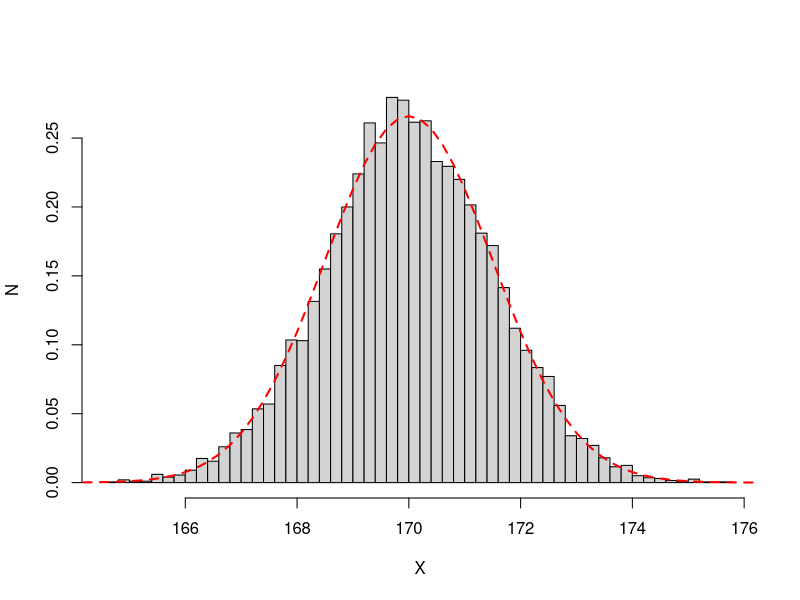

Source code (R):
### 통계적 추정
# 통계학을 배우는 이유?
# 실제 전체 집단에 대한 특성을 할고 싶을 때, 그게 현실적으로 가능할까?
# 어렵다. 실제로 전체 집단에 대한 자료를 구한다는 것은 쉽지 않은 일이다.
# 집단 전체가 아닌 일부 표본집을 집단을 통해서 전체에 대해서 추론을 하는 것이다.
## 예시) 선거철 여론조사
## 이런 이유로 우리는 올바른 통계적 추론 방법을 사용한느 것이 매우 중요합니다.

## 통계적 추정의 종류
# 통계학에서 모집단(population)과 표본(sample)을 구분한다.

# - 모집단은 우리가 여러번 언급한 관심을 가진 전체 집단
# - 표본은 모집단의 일부를 의미합니다. 여기서 표본이란 임의표본 (randome sample)을 말함
#   임의표본은 모집단의 모든 구성원에게 표본에 포함될 기회를 똑같이 주고 추출한 표본
#   그리고, 특정 단위가 선택될 확률은 다른 단위가 선택될 확률과 독립적이다.
#   "독립적이면서도 동일하게 분포된(independet and identically distributed - iid)"로 표현

# 모집단에서 표본을 얻으면, 그것을 바탕으로 모집단에 대해서 추정하는데
# 통계적 추론으로 1) 점추정(point estimation)과 2) 구간추정 (interval estmation)이 있다.


## 점추정
# 점추정은 관심을 갖고 있는 숫자, 이를테면 모집단의 평균, 비율 등과 같이
# 하나의 숫자로 "찍는" 것을 말함.
# 모집단의 평균과 비율을 모평균, 모비율로 말하는 방식으로 모집단의 수치를 표시한다.
# 같은 방식으로 표본집단의 평균도 표본 병균, 표본비율이라고 부른다.
# 모집단의 특정 값을 알기 위해서는 표본에서 같은 특정 값을 사용하여 추정하는 것이 맞다.
# 그래서 표본집단의 특정값 예로 평균을 점추정하여 모집단의 평균을 구하는 것이다.
## 예시, "한국의 20대 여성"이라는 모집단의 키 평균을 추정한다면,
# 100의 표본을 추출하여 키의 표준평균을 계산한 다음, 그것을 모평균의 추정치로 사용하는 방식
# 같은 방식으로 모비율에 대한 추정, 표준편차에 대한 추정도 가능하다.

## 표집오차(sample error)
# 모집단에서 임의표본을 추출한다는 것은 각각의 단위에 뽑힐 기회가 무작위적으로 주어진다는
# 것을 뜻한다. 이는 추출할 때 마다 표본이 달라지고 표본의 평균이나 표본 비율도 달라질 수
# 있다는 이야기.이런 현상을 통계학에서는 "표집오차(sample error)"라고 합니다.
# 이 표집오차로 인해서 표본의 평균, 비율은 일치하지 않는 경우가 대부분인 것을 알 수 있다.
## 표준오차 (standard error)
# 하지만, 일치하지 않는 정도는 어떤 범위 내로 정해져 있을 것이다.
# 이 정도를 표준오차(standard error)라고 부른다.
# 이 표준오차가 작은 추정방식일수록 좋은 추정방식이 된다.

## 구간추정
# 위에서 말한 표준오차를 알고 있다면, 구간추정을 할 수 있다.
# 점추정이 하나를 숫자를 찍는 것과 달리 구간추정은 모수치가 대략 어디에서 어디 사이에
# 있을 것이라고 예쌍하게 해준다.
# 예로, 선거에서 특정 후보의 지지율이 단순히 40%라고 하지 않고, 38.5 ~ 41.5 에 있다고
# 하는 경우를 구간추정이라고 볼 수 있다.
# 점추정과 다른 점은 하나의 숫자를 전달하는게 아닌 불확실성의 정도를 함께 전달하고 있어서
# 더 바람직한 경우가 많다는 점이다.
# 여기서 "신뢰구간" 또는 "신뢰도"라고 말했다면, 보통 구간 추정을 했다는 의미입니다.

## 모평균의 추정
#   표본평균은 모평균에 대해서 즐겨 사용한 점추정치로 여러가지 좋은 성질을 가지고 있다.
# 1) 불편성(unbiasedness)
#    모집단에서 추출을 계속하면서 표본평균을 계산한다면, 그 기댓값은 모평균에 일치합니다.
#    예로 앞에서 이야기한 "20대 한국 여성"이라는 모집단의 키의 평균을 구하는 것을 생각해보면
#    이미 키의 평균은 정해져 있을 것이지만, 우리는 정확히 알지 못한다면
#    모집단에서 임의의 100명씩 표본을 추출하여 평균을 계산하는 것을 반복합니다.
#    그리고, 표본을 100은 평균을 계싼한 다음에 다시 모집단으로 돌려보낸다. 즉 복원추출
#    이렇게 1000번을 반복한 다음에 이 1000개의 표본평균을 얻울 수 있습니다.
#    그리고, 이 값들의 평균을 구하면, 이것이 바로 평균의 평균이 된다.
#    불편성은 이렇게 평균을 한없이 모으면 그 값들의 평균은 모평균과 일치한다는 것을 말함.
#    불편성은 표본평균을 모평균에 대한 추정치로 사용할 때에 모평균에 비해 작거나 큰 값으로
#    치우치는 경향이 없다는 것을 보장한다는 것. 이 추정치를 불편추정치라고 합니다.
#    반면에 음이나 양의 방향으로 치우치는 경향이 있는 추정치를 편의 추정치라고 합니다.

## 2) 최소분산 (minimum variance)
#  표본평균 말고도 모평균에 대해 불편추정치를 만들 수 있는데, 자료를 많이 모았다고 하더라도
#  그 중 첫번째 값만 떼어 모평균에 대한 추정치로 사용할 수 있다.
#  그러면 그 기댓값이나 평균은 모평균과 같을 수 있다.
#  하지만, 이런 방식은 표본평균에 비해 변동성이 훨쓴 크다.
#  수학적인 증명이 있으나 여기서는 단순히 자료의 수가 적으면 정보의 양도 적다는 것을 의미
#  위에 이야기한 표본평균은 모평균에 대한 불편추정치 중 변동성이 가장 작다
#  모평균과 가장 가깝다는 의미이고, 이것이 "최소 분산" 의 의미가 된다.
#  여기서 분산은 변동성을 측정하는 단위의 하나라고 이해하면 된다.

### R을 이용한 표본평균 시뮬레이션하기
# 불편성은 직접 시뮬레이션을 하지 않으면 이해하기 쉽지 않은 개념
# 모집단이 특정 자료가 아니라 확률분포라고 가정
# 확률분포는 자료가 무한히 많은 모집단처럼 간주하기도 합니다.
# 평균이 170이고, 표준편차가 15인 확류분포, N(170,15^2)을 모집단으로 생각합니다.
# 이 모집에서 표본평균을 추출작업을 반복하여 값을구함.

# 난수 생성기 시드 고정
set.seed(1234)      # 참고, 시드값을 아무거나 넣어도 상관없음, 다만 같은 값이면 결과가 고정

# 표본평균 개수
n_sim = 10000

# 각 표본의 크기
sample_size = 100
means = c()

for (i in 1:n_sim) {
    data = rnorm(sample_size, 170, 15)
    means = c(means, mean(data))
}

hist(means, xlab="X", ylab="N", main="", prob=T, breaks=50)
curve(dnorm(x,170,15 / sqrt(sample_size)),160,180,add=T, lty=2,lwd=2,col="red")

# 출력된 그래프를 확인하면, 완벽하지는 않지만, 표본 평균의 분포는 대충 종형곡선에 가깝다
# 이것은 앞에서 말한 표본평균의 분포는 정규분포를 따른다는 "중심극한정리"의 결과
# 시뮬레이션 횟수를 더 늘리면 곡선이 실제 자료에 점점 더 들어 맞게 됨
# 통계학에서는 "fit이 좋아진다"고 표현
# 이 분포의 표준편차는 모집단의 표준편차인 15를 표본의 크기인 100의 제곱근, 즉 10으로
# 나눈 것과 같다. 일반적으로 표본평균의 표준편차는 모집단의 표준편차에 비해
# "표본의 크기의 제곱근"의 역배수만큼 작다. 즉, 여기서는 표본평균의 표준편차는 1.5
# 실직적으로 모표준편차를 모르기때문에 다른 방식으로 추정한 뒤 그것을 대신 사용함.

# 이 시뮬레이션을 하기 전에 표본평균은 모평균의 대한 불편추정치라고 함.
# 이게 사실이라면 표본평균의 평균은 모평균에 매우 가까워야 한다.

# 위 시뮬레이션에서 표본 평균을 구하면,
mean(means)
# [1] 170.0066
# 으로 표본평균의 평균은 모평균과 거의 일치하는 것을 확인할 수 있다.

# 또한, 정규분포는 매우 유용한 성질을 가지고 있다
# 평균에서 +-(2 x 표준편차) 영역 안에 95% 가량의 자료가 포함된다는 것.
# 여기서 표본평균의 경우에도 (2 x 표준오차) 라고 할 수 있다.

se = 15/sqrt(sample_size)   # standard error
means_within_2se = (means > 170 - 2*se) & ( means < 170 + 2*se)
sum(means_within_2se)
# [1] 9514

# standard error는 표준편차를 각 표본의 크기에 대한 루트값으로 나눈 것.
# 위에서 계산한 것 같이 1.5가 나옴.

# 두번째, 표본평균이 위에 170 +- (2 x 표준오차) 안에 포함되는지 여부를 각각 알아본 뒤에
# means_within_2se에 저장함. 이때의 결과는 TRUE 또는 FALSE
# 각각의 TRUE는 1로, FALSE는 0으로 취급되고, 이들의 합을 구하면 전체 시행 횟수에 따른
# 얼마나 TRUE 가 나왔는지를 알 수 있게 됨. 그리고, 그 값은 95.14%로 9%라는 값과 대략 일치


## 모평균에 대한 구간추정
# 표본평균이 정규분포를 따른다는 것은 수학적 증명이 시뮬레이션으로 확인했다.
# 이것을 통계학적으로 표현하면, 자료가 평균이 m, 표준편차가 s인 어떤 분포를 따른다고
# 한다면, 이 분포의 크기인 n이 표본을 추출하여 표본평균을 구하는 일을 반복할 때,
# n이 커짐에 따라 표본평균은 근사적으로 다음과 같은 정규분포를 따른 것으로 알려져 있다.

# N(m, s^2/n)
# 표본평균의 분산, s^2/n 은 자료의 크기에 반비례하여 작아진다.
# 이 사실을 활용하여 다음이 성립할 수 있다.

# 원래는 X 위에 바를 그어서 표현하나, 지금은 그냥 대문자 X로 표현 - 표본평균

# P(m - 2 x s/sqrt(n) < X < m + 2 x s/sqrt(n)) ~= 0.95
# 이것은 표본평균이 모평균으로부터 +-(2 x 표준오차) 안에 있을 확률은 95%이다를
# 수학적으로 표현한 것.

# 첫번째 부등식, m - 2 x s /sqrt(n) < X, m 이하의 부분을 넘기면,
# m < X + 2 x s / sqrt(n)

# 두번째 부등식, X < m + 2 x s/sqrt(n) 도 첫번째와 같은 방식으로,
# m > X - 2 x s / sqrt(n)

# X - 2 x s/sqrt(n) < m < X + 2 x s/sqrt(n)

# P(X - 2 x s/sqrt(n) < m < X + 2 x s/sqrt(n)) ~= 0.95

# 여기서 "무작위"인 것, 즉 표본을 추출할 때 마다 달라지는 것은 모평균이 아닌
# 표본평균임. 즉, 위에 평균이 m이고, 표준편차가 s인 모집단의 표본평균을 계속 모으면
# 그 중 95%에서 m 은 평균에서 (2x표준오차) 안에 들어온다는 것을 의미

# 신뢰구간은 이와 같이 표본평균 +-(2x표준오차)는 모평균에 대한 9% 신뢰구간이라고 함.
# 이것은 달리 말하면, 모집단에서 계속 표집하면서 95% 신뢰구간을 만들면, 그 중에
# 95%가 모평균을 포함한다는 것을 의미

# R로 95% 신뢰구간의 성질 확인하기

# 난수 생성기 시드 고정
set.seed(1234)

# 표본평균 개수
n_sim = 10000

# 각 표본의 크기
sample_size = 100
m = 170
s = 15
se = s/sqrt(sample_size)
X_bar_in_CI = c()

# 정규분포에서 표집 후 평균을 저장
for (i in 1:n_sim) {
    data = rnorm(sample_size,m,s)
    X_bar = mean(data)
    if((X_bar - 2 * se < m)&(X_bar + 2 * se > m)) {
        X_bar_in_CI = c(X_bar_in_CI,TRUE)
    } else {
        X_bar_in_CI = c(X_bar_in_CI,FALSE)
    }
}

# 신뢰구간 안에 모평균이 포함된 비율
mean(X_bar_in_CI)

## 계산 값을 확인하면 95%에 가까운 숫자가 나옴.
## 작성한 신뢰구간, (X_bar - 2*se, X_bar + 2*se)가
## 실제로 95%의 경우에 모평균을 포함한다는 것을 확인해주는 결과.

### 신뢰구간의 사용에 대한 팁
# - 지금까지 이야기한 모평균에 대한 95% 신뢰구간은 표본평균에 대해 대칭
# 따라서 양 끝 값을 더한 뒤 2로 나누면 표본평균이 얼마인지 알 수 있다.

# - 신뢰도가 높아질 수록 구간의 길이는 길어진다.
# 높은 확률로 모평균을 잡아내려면 신뢰구간을 넓게 잡아야 그 안에 떨어질 확률이
# 높아질 것입니다. 하지만, 신뢰구간의 길이가 길수록 신뢰구간 자체의 유효성은 떠렁진다.
# 즉, 신뢰가 높다고 해서 꼭 좋은 것은 아니다.

# - 신뢰도로 추정할 때 표본 크기가 커질수록 신뢰구간의 길이는 짧아진다.
# 수학적으로 신뢰구간의 길이는 표준오차에 비례하게 된다. 모평균에 대한 95% 신뢰구간의
# 경우 대략 (4 x 표준오차) 정도 된다. 그런데 표준오차 자체가 모표준편차를 sqrt(n)
# 으로 나눈 것이고, n이 커질수록 표본오차가 작아지기 때문에 결국 신뢰구간의 길이도
# 짧아지게 된다. 직관적으로 표본 크기를 늘릴 수록 신뢰구간의 길이는 짧아지게 되고,
# 이는 더 정밀한 구간 추정을 할 수 있다는 의미가 됨.
# 하지만, 표본 크기를 늘리는 것은 돈과 그 밖에 자원문제가 생기기 때문에 타협해야함.

### 부트스트랩
# 현대 통계학자들이 진보된 계산 기술을 받아들여 기존 수학 공식을 이용한 방식이 잘 통하지
# 않는 경우에 폭 넓게 적용할 수 있는 보다 강력한 추론 기법을 의미함.
# 부트스트랩을 활용하면 앞에서 살펴봤던 신뢰구간 공식이든 뭐든 전혀 사용하지 않고,
# 컴퓨터 시뮬레이션만으로도 평균을 추정하고, 신뢰구간을 만들 수 있습니다.

## 부트스트랩 원리
# 앞서서 관심을 가진 모집단, "20대 한국 남성"이란 모집단에 전수 자료에 접근할 수 없기
# 때문에 표본을 추출하고, 그것을 가지고 통계적 추정을 한다고 이야기 했습니다.
# 모집단에 대한 특정 가정하에서 표본을 계속 추출한다고 했을 때 실제로 관측한 표본이
# 그 중에 어느 위치에 있는지를 생각했습니다.
# * 이런 발상을 전환하여 우리가 갖고 있는 표본 자체가 일종의 모집단인 것처럼 여길수는 없을까
# 이 가정을 받아들이면 그 가상의 모집단에서 계속 표본을 추출하여 평균을 계산하고
# 그것들을 모아 분포를 만들 수 있을 것입니다. 이것은 우리 컴퓨터로 지금까지 했던 방식으로도
# 쉽게 할 수 있는 작업들입니다. 이것이 바로 부트스트랩 방식입니다.

## 부트스트랩 장점
# 추정에 필요한 수학공식을 모르거나 애초에 존재하지 않아도 관심이 있는 대상, 즉 평균이나
# 중앙값등에 대한 분포를 만들고 신뢰구간도 만들 수 있습니다. 앞서 시뮬레이션 방식을 이용
# 하여 만들게 됩니다.
#  표본평균의 경우 표본평균이 중심극한정리에 의해 근사적으로 정규부높에 따른다는 점을
# 이용하여 95% 신뢰구간을 만들때, 표본평균 +-(2 x 표준오차) 공식을 사용했다.
# 이것은 중심극한 정리가 적용되지 않는 대상, 또는 구간 추정공식을 모르는 대상에 대해서는
# 적용할 수 없습니다. 부트스트랩을 사용하면 신뢰구간을 간편하게 얻을 수 있다.

iris
class(iris)
head(iris)

## 부트스트랩으로 모평균 추정하기 (자료 : iris)
# iris는 데이터세트로 총 5가지 변수를 가지고 있습니다.
# 150개의 데이터가 각각 꽃잎(peta), 꽃받침(sepal), 각 길이(length와)와 너비(width),
# 종(species)으로 기록된 자료입니다.

# 여기서는 종이 setosa종의 꽃잎 길이의 모평균에 대해서 점추정과 구간추정을 해봅니다.
# 꽃잎 길이 변수는 데이터세트 안에 Petal.Length라는 이름으로 저장되어 있습니다.
# 추정 공식을 사용하면 모평균에 대한 점추정치는 표본평균과 같고,
# 구간 추정치는 이것에 (2 x 표준오차)를 더하거나 뺀 것으로 만들 수 있습니다.
# 여기 예제는 sqrt(50)으로 나눈 것과 같습니다.
# 여기서는 한가지 주의할 점이 있습니다. 앞에서 보았던 예제들은 모집단의 표준편차를
# 정확히 안다고 가정했습니다. 지금 setosa 종의 모표준편차를 안다고 가정할 수 없습니다.
# 그러므로 여기서는 표본에서 추정한 표준편차를 사용합니다.
# 정규분포 추정공식을 바로 이용할 수 없다. 이렇게 되면 정규분포를 근사하는 분포인 t분포를
# 사용해야 합니다. 하지만 t분포는 표본크기가 충분히 크면 정규분포에 가까워지고
# 이를 적용 가능하지면 , 현재는 관심사가 아닙니다. 정규분포 추정공식을 사용할 것입니다.

# 먼저, setosa 종의 자료만 따로 추출하기...
# 이 때에 실행함수는 subset()을 사용합니다. subset() 부분집합을 만들어 저장하는 의미

y <- subset(iris, Species == 'setosa')$Petal.Length

# 이 값들의 평균을 쉽게 구할 수 있습니다. (모평균에 대한 점추정치)
mean(y)
# [1] 1.462

# 다음으로 95% 신뢰구간을 만들어 봅니다. 그러려면 표준편차를 구해야 한다.
# R은 표준편차(Standard deviataion)를 구하는 함수를 가지고 있습니다. 앞글자 따서 sd()

sd(y)
# [1] 0.173664

# 이제 이 값을 당분간 모표준편차처럼 사용합니다. 그리고, 표준오차를 구하고 신뢰구간을
# 만드려면 다음과 같이 처리합니다.

n <- length(y)
ci_lower <- mean(y) - 2 * sd(y) / sqrt(n)
ci_upper <- mean(y) + 2 * sd(y) / sqrt(n)
print(c(ci_lower,ci_upper))
# [1] 1.41288 1.51112

### 이제 모평균에 대한 구간 추정 공식을 모른다고 치고, 부트스트랩 방식으로 추정(**)
## 앞에서 부트스트랩은 가상의 모집단인 표본에서 반복 추출하는 방식이기 떄문에 이를 위한
## 시뮬레이션 코드를 작성해야 합니다.

n_sim <- 10000
means <- c()
for (i in 1:n_sim){
    bs_sample <- sample(y,length(y), replace = T)
    sample_mean <- mean(bs_sample)
    means <- c(means,sample_mean)
}    

head(means,12L)

# 여기서 중요한 것은 sample 입니다.
# 첫번째 입력값인 y로부터 무작위로 표본추출을 하는데, 그 표본의 크기가 두번 째 입력값과
# 값습니다. 여기서 부트스트랩에서 중요한 것은 원자료에서 표본을 추출할 때 정확히 같은
# 크기만큼 추출해야 한다는 점(***), 세번째로 replace=TRUE로 복원추출을 해야 한다는 것(필수)

# 이렇게 구해진 means를 이용하여 신뢰구간을 만들 수 있다.
# 95% 신뢰구간은 값들을 정렬했을 때 가운데 95%에 해당하는 값들의 범위를 의미합니다.
# 이것은 상위, 하위 2.5%에 해당하는 값들을 찾으면, 그것들로 신뢰구간의 상한, 하한을
# 구할 수 있게 됩니다.
# 이 때 사용하는 함수가 quantile()입니다. 이 함수는 자료를 작은 것부터 큰 것순으로
# 나열할 때 주어진 비율에 해당하는 값이 무엇인지를 알려줍니다.

quantile(means, .025) # 하위 2.5%
quantile(means, .975) # 상위 2.5%

# 결과적으로 95% 신뢰구간인 1.41, 1.51과 거의 일치합니다.
# 부트스트랩은 수학적인 공식을 전혀 사용하지 않고, 오로지 컴퓨터와 시뮬레이션으로
# 추정했다는 것입니다.

## t분포(모표준편차를 모를 때에 표준정규분포 대신에 사용하는 일종의 근사)
# t분포는 표준정규분포와 매우 비슷합니다. 종형 모양에 가깝고 0에 대해 다창적이지만,
# 분포 끝부분에 더 많은 자료가 흩어져 있다는 것이 특징입니다.
# 이는 꼬리의 두께는 자유도(degree of freedom)에 의해 결정되고 정규분포가 평균과
# 표준편차 두 개의 값으로 결정되는 것과 달리 t분포는 자유도만으로 결정된다.
# 자유도는 낮을 수록 꼬리가 두꺼워지고, 높을 수록 얇아져 t분포는 결국 표준정규분포에
# 가까워지게 된다.
# t분포의 자유도는 표본크기에서 1을 뺀 것, 즉 (n-1)과 같습니다.
# 이것을 사용하여 다시 95% 구간을 추정할 수 있습니다.
# t분포의 상한과 하한을 구하기 위해서 qt()를 사용합니다.


y <- subset(iris, Species == 'setosa')$Petal.Length
n <- length(y)
c(mean(y) + qt(.025, df=n-1)*sd(y)/sqrt(n), mean(y) + qt(.975,df=n-1)*sd(y)/sqrt(n))

#   하한      상한
#[1] 1.412645 1.511355

## 부트스트랩으로 모표준편차 추정하기

# 추정 공식을 아직 모르는 대상에 대해서 구간 추정하는 것을 확인합니다. 모표준편차...

y <- subset(iris, Species == 'setosa')$Petal.Length

n_sim <- 10000
sds <- c()

for (i in 1:n_sim) {
    bs_sample = sample(y, length(y), replace = T)
    sample_sd = sd(bs_sample)
    sds = c(sds, sample_sd)
}

c(quantile(sds, .025), quantile(sds, .975))

## 구간추정 공식을 이용한 결과를 확인합니다. 모표준편차에 대한 구간 추정 공식을 생략
sqrt(var(y)*(n-1) / qchisq(.975,n-1))
sqrt(var(y)*(n-1) / qchisq(.025,n-1))

## 공식에 의한 값은 실제로 부트스트랩을 사용한 경우와 비교했을 때에 큰 차이가 나지 않는다.
# 이는 각종 수학적 가정과 표본크기 등의 문제 때문에 복잡하니 생략
# 중요한 것은 구간추정법을 모르는 대상도 점추정법만 알면 복원 추출을 통해 구간 추정을
# 할 수 있다는 점입니다.... 이게 부트스트랩을 사용하는 이유가 된다.

## 통계적 가설검정
# 과학자들이 매일 통계적 가설 검증을 활용합니다.
# 예로 새로운 코로나 19 백신이 개발되어 백신의 효과가 있는지 알고 싶다면,
# 이를 입증하기 위해서 백신을 접종한 사람과 그렇지 않은 사람들을 비교했을 때에
# 전자가 유의미하게 병에 걸릴 확률이 낮아야 한다.
# 이 때에 사용하는 통계적 가설검증입니다.

# 두 집단에서 발병자료를 수집하고, 질병 발생률에 차이가 없다고 가정했을 때
# (백신의 효과가 없다고 가정했을 떄)
# 일반적으로 관측될 만한 자료인지 아닌지 확인합니다.
# 만약, 수집된 자료가 백신이 효과가 없다는 가정하에 관측되기 매우 힘든 결과라면,
# 즉 백신을 맞은 집단이 그렇지 않은 집단에 비해서 질병 발생률이 훨씬 낮다면
# 원래 가정인 "백신이 효과가 없다" 라는 주장을 기각하고 효과가 있다는 결론을 내림.
# 그렇지 않고 자료가 두 집단 사이 차이가 없다고 가정했을 때도 충분히 그럴듯하다면
# 백신은 없다는 주장을 기각하지 못한다.

# 통계적 가설 검증에서는 "효과가 있다", "차이가 있다" 등의 직접 입증하는 것이 아니라
# 그런 효과가 차이가 없다는 주장을 반박하는 방식으로 과학적 주장을 간접적으로 입증하는
# 방식으로 취약합니다. "~~~ 없다" 는 주장, 즉 과학자가 자료를 통해서 기각하려는 주장을
# 통계학에서 "영가설" 이라고 부릅니다. "귀무가설" 이라고도 합니다.
# 영가설을 기각하기 위한 통계학에서 사용하는 일반적 도구는 p값(p-value)이지만 생략
# 대신 지금까지 살펴본 신뢰구간을 바탕으로 이야기합니다. 가설 검증에서는 p값을 사용하든
# 신뢰구간을 사용하든 똑같은 결과가 나온다는 것을 수학적으로 증명할 수 있지만, 하지 않습니다.

# 앞에서 iris 자료를 통해서 setosa 종의 Petal.Length의 모평균에 대한 추정치가 95% 신뢰도
# 에서 [1.41, 1.51] 이라는 것을 확인했습니다. 그런데 뒤집어 생각하면 이 신뢰구간을 이 구간
# 밖에 있는 값을 별로 그럴듯하지 않다는 이야기라는 것입니다.
# 즉, Petal.Length가 평균 1.3이라는 주장은 이 신뢰구간에 비추어 생각해 볼 때 별로 그럴듯한
# 가설은 아니라는 것입니다. 모평균이 1.3이라는 주장은 기각할 수 있는 것이 됩니다.
# 모평균이 1.3이라는 주장이 바로 영가설이 됩니다.

# 여기서 알 수 있는 것은 신뢰구간의 성질입니다. 모평균 1.3은 신뢰구간 95% 확률
# 영역안에 없다는 말이다. 만약 모평균이 1.3인 상황에서 만들어졌다면 95% 안에 포함되어
# 있었겠지만, 그러지 않다는 점이다. 달리 생각하면 95%에 값이 옳은데도 불구하고 5%의
# 확률로 그릇되게 기각될 수 있다는 것을 말하기도 합니다.
# 이렇게 영가설이 옳은데도 자료의 생성과정에 개입되는 우연성 때문에 영가설이 잘못 기각
# 되는 상황을 1종 오류(type 1 error)라고 부릅니다. 이것은 가설검증에서 사용되는
# 신뢰구간의 신뢰도를 100%에서 뺀 것과 같습니다.

### 부트스트랩 신뢰구간을 활용한 가설 검증
# 앞에 iris 데이터세트에서 versicolor 종과 virginica 종의 Petal.Length 모평균 사이에
# 차이가 있는지 검증해봅니다.
# 이를 입증하기 위해서 실제로 관측된 두 종의 Petal.Length 자료가 영가설하에 그럴듯한지
# 판단해야 합니다. 만약 답이 "그렇지 않다" 면 영가설은 기각하고 모평균이 다르다는 결론을
# 낼 수 있습니다.

# 프로그래밍 구현에서 두 종의 Petal.Length의 모평균이 같다면 두 종에서 각각 표본을
# 뽑아서 계산한 표본평균들 간의 차이도 대체로 0에 가까울 것입니다.
# 그리고 이를 반복적으로해서 모평균의 차이에 대한 신뢰구간을 어떻게든 만들면 
# 대부분의 신뢰구간은 0을 포함할 것입니다.

# 문제는 모평균의 차이에 대한 신뢰구간을 만드는 방법이나 수학 공식에 대해서
# 전혀 이야기가 되고 있지 않다는 것입니다. 이런 상황은 부트스트랩을 이용하여 극복해야 합니다.
# 두 종의 자료를 iris에서 각각 원래 표본과 같은 크기의 표본을 복원 추출하고,
# 표본 평균을 각각 계산한 뒤에 그 차이를 모을 겁니다.
# 그리고, 신뢰구간을 작성하고, 0이 그 구간 안에 포함되는지 확인하면 됩니다.

# 각각의 자료를 추출
x <- subset(iris, Species == 'virginica')$Petal.Length
y <- subset(iris, Species == 'versicolor')$Petal.Length

# 시뮬레이션
n_sim <- 10000

# 두 평균의 차이
difs = c()

# 시뮬레이션 작업
for (i in 1:n_sim) {
    # 표본추출
    bs_virginca <- sample(x, length(x), replace=TRUE)
    bs_versicolor <- sample(y, length(y), replace=T)
    # 차이 값(표본평균간)
    mean_dif = mean(bs_virginca) - mean(bs_versicolor)
    difs = c(difs, mean_dif)
}

c(quantile(difs, .025),quantile(difs,.975))

# 모평균의 차이에 대한 95% 부트스트랩 신뢰 구간은 대략 [1.10, 1.49] 입니다.
# 그리고, 이 신뢰구간은 0을 포함하지 않기 때문에  두 종의 Petal.Length의 모평균이
# 같다는 영가설은 95% 신뢰 수준에서 기각할 수 있습니다.

c(quantile(difs, .005),quantile(difs, .995))
# 모평균의 차이에 대한 99% 부트스트랩 신뢰 구간은 대략 [1.03, 1.55] 입니다.
# 이 결과는 결국 신뢰구간에 0이 포함하지 않기 때문에 역시 영가설은 기각됩니다.

## 예측정확도의 역설

c(quantile(difs, .005),quantile(difs,.995))
